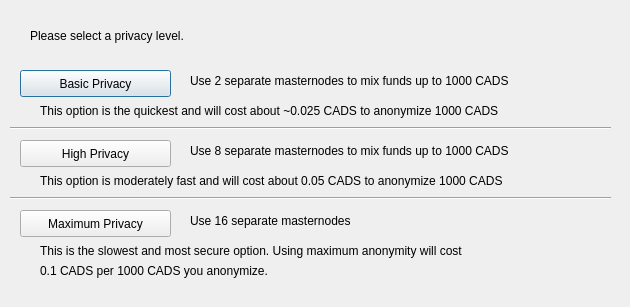
<?xml version="1.0" encoding="UTF-8"?>
<ui version="4.0">
 <class>DarksendConfig</class>
 <widget class="QDialog" name="DarksendConfig">
  <property name="geometry">
   <rect>
    <x>0</x>
    <y>0</y>
    <width>630</width>
    <height>307</height>
   </rect>
  </property>
  <property name="windowTitle">
   <string>Configure Darksend</string>
  </property>
  <widget class="QPushButton" name="buttonBasic">
   <property name="geometry">
    <rect>
     <x>20</x>
     <y>70</y>
     <width>151</width>
     <height>27</height>
    </rect>
   </property>
   <property name="text">
    <string>Basic Privacy</string>
   </property>
  </widget>
  <widget class="QPushButton" name="buttonHigh">
   <property name="geometry">
    <rect>
     <x>20</x>
     <y>140</y>
     <width>151</width>
     <height>27</height>
    </rect>
   </property>
   <property name="text">
    <string>High Privacy</string>
   </property>
  </widget>
  <widget class="QPushButton" name="buttonMax">
   <property name="geometry">
    <rect>
     <x>20</x>
     <y>210</y>
     <width>151</width>
     <height>27</height>
    </rect>
   </property>
   <property name="text">
    <string>Maximum Privacy</string>
   </property>
  </widget>
  <widget class="QLabel" name="label">
   <property name="geometry">
    <rect>
     <x>30</x>
     <y>20</y>
     <width>571</width>
     <height>31</height>
    </rect>
   </property>
   <property name="text">
    <string>Please select a privacy level.</string>
   </property>
  </widget>
  <widget class="QLabel" name="label_2">
   <property name="geometry">
    <rect>
     <x>190</x>
     <y>70</y>
     <width>421</width>
     <height>21</height>
    </rect>
   </property>
   <property name="text">
    <string>Use 2 separate masternodes to mix funds up to 1000 CADS</string>
   </property>
  </widget>
  <widget class="QLabel" name="label_3">
   <property name="geometry">
    <rect>
     <x>190</x>
     <y>140</y>
     <width>411</width>
     <height>21</height>
    </rect>
   </property>
   <property name="text">
    <string>Use 8 separate masternodes to mix funds up to 1000 CADS</string>
   </property>
  </widget>
  <widget class="QLabel" name="label_4">
   <property name="geometry">
    <rect>
     <x>190</x>
     <y>210</y>
     <width>421</width>
     <height>21</height>
    </rect>
   </property>
   <property name="text">
    <string>Use 16 separate masternodes</string>
   </property>
  </widget>
  <widget class="QLabel" name="label_6">
   <property name="geometry">
    <rect>
     <x>40</x>
     <y>100</y>
     <width>561</width>
     <height>21</height>
    </rect>
   </property>
   <property name="text">
    <string>This option is the quickest and will cost about ~0.025 CADS to anonymize 1000 CADS</string>
   </property>
  </widget>
  <widget class="QLabel" name="label_7">
   <property name="geometry">
    <rect>
     <x>40</x>
     <y>170</y>
     <width>561</width>
     <height>21</height>
    </rect>
   </property>
   <property name="text">
    <string>This option is moderately fast and will cost about 0.05 CADS to anonymize 1000 CADS</string>
   </property>
  </widget>
  <widget class="QLabel" name="label_8">
   <property name="geometry">
    <rect>
     <x>40</x>
     <y>240</y>
     <width>561</width>
     <height>21</height>
    </rect>
   </property>
   <property name="text">
    <string>This is the slowest and most secure option. Using maximum anonymity will cost</string>
   </property>
  </widget>
  <widget class="QLabel" name="label_9">
   <property name="geometry">
    <rect>
     <x>40</x>
     <y>260</y>
     <width>561</width>
     <height>21</height>
    </rect>
   </property>
   <property name="text">
    <string>0.1 CADS per 1000 CADS you anonymize.</string>
   </property>
  </widget>
  <widget class="Line" name="line">
   <property name="geometry">
    <rect>
     <x>10</x>
     <y>120</y>
     <width>601</width>
     <height>16</height>
    </rect>
   </property>
   <property name="orientation">
    <enum>Qt::Horizontal</enum>
   </property>
  </widget>
  <widget class="Line" name="line_2">
   <property name="geometry">
    <rect>
     <x>10</x>
     <y>190</y>
     <width>601</width>
     <height>16</height>
    </rect>
   </property>
   <property name="orientation">
    <enum>Qt::Horizontal</enum>
   </property>
  </widget>
 </widget>
 <resources/>
 <connections/>
</ui>
